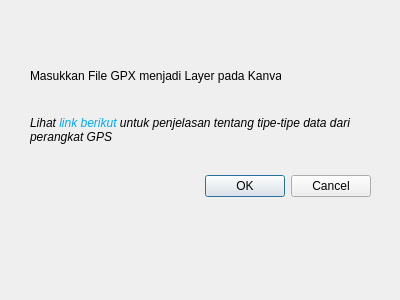
<?xml version="1.0" encoding="UTF-8"?>
<ui version="4.0">
 <class>Dialog</class>
 <widget class="QDialog" name="Dialog">
  <property name="geometry">
   <rect>
    <x>0</x>
    <y>0</y>
    <width>400</width>
    <height>300</height>
   </rect>
  </property>
  <property name="windowTitle">
   <string>Dialog</string>
  </property>
  <widget class="QDialogButtonBox" name="buttonBox">
   <property name="geometry">
    <rect>
     <x>30</x>
     <y>170</y>
     <width>341</width>
     <height>32</height>
    </rect>
   </property>
   <property name="orientation">
    <enum>Qt::Horizontal</enum>
   </property>
   <property name="standardButtons">
    <set>QDialogButtonBox::Cancel|QDialogButtonBox::Ok</set>
   </property>
  </widget>
  <widget class="QLabel" name="label">
   <property name="geometry">
    <rect>
     <x>30</x>
     <y>60</y>
     <width>251</width>
     <height>31</height>
    </rect>
   </property>
   <property name="text">
    <string>Masukkan File GPX menjadi Layer pada Kanvas</string>
   </property>
  </widget>
  <widget class="QgsFileWidget" name="mQgsFileWidget">
   <property name="geometry">
    <rect>
     <x>30</x>
     <y>90</y>
     <width>341</width>
     <height>27</height>
    </rect>
   </property>
  </widget>
  <widget class="QLabel" name="label_2">
   <property name="geometry">
    <rect>
     <x>30</x>
     <y>110</y>
     <width>321</width>
     <height>41</height>
    </rect>
   </property>
   <property name="text">
    <string>&lt;html&gt;&lt;head/&gt;&lt;body&gt;&lt;p&gt;&lt;span style=&quot; font-style:italic;&quot;&gt;Lihat &lt;/span&gt;&lt;span style=&quot; font-style:italic; color:#00aaff;&quot;&gt;link berikut &lt;/span&gt;&lt;span style=&quot; font-style:italic;&quot;&gt;untuk penjelasan tentang tipe-tipe data dari perangkat GPS&lt;/span&gt;&lt;/p&gt;&lt;/body&gt;&lt;/html&gt;</string>
   </property>
   <property name="wordWrap">
    <bool>true</bool>
   </property>
  </widget>
 </widget>
 <customwidgets>
  <customwidget>
   <class>QgsFileWidget</class>
   <extends>QWidget</extends>
   <header>qgsfilewidget.h</header>
  </customwidget>
 </customwidgets>
 <resources/>
 <connections>
  <connection>
   <sender>buttonBox</sender>
   <signal>accepted()</signal>
   <receiver>Dialog</receiver>
   <slot>accept()</slot>
   <hints>
    <hint type="sourcelabel">
     <x>248</x>
     <y>254</y>
    </hint>
    <hint type="destinationlabel">
     <x>157</x>
     <y>274</y>
    </hint>
   </hints>
  </connection>
  <connection>
   <sender>buttonBox</sender>
   <signal>rejected()</signal>
   <receiver>Dialog</receiver>
   <slot>reject()</slot>
   <hints>
    <hint type="sourcelabel">
     <x>316</x>
     <y>260</y>
    </hint>
    <hint type="destinationlabel">
     <x>286</x>
     <y>274</y>
    </hint>
   </hints>
  </connection>
 </connections>
</ui>
